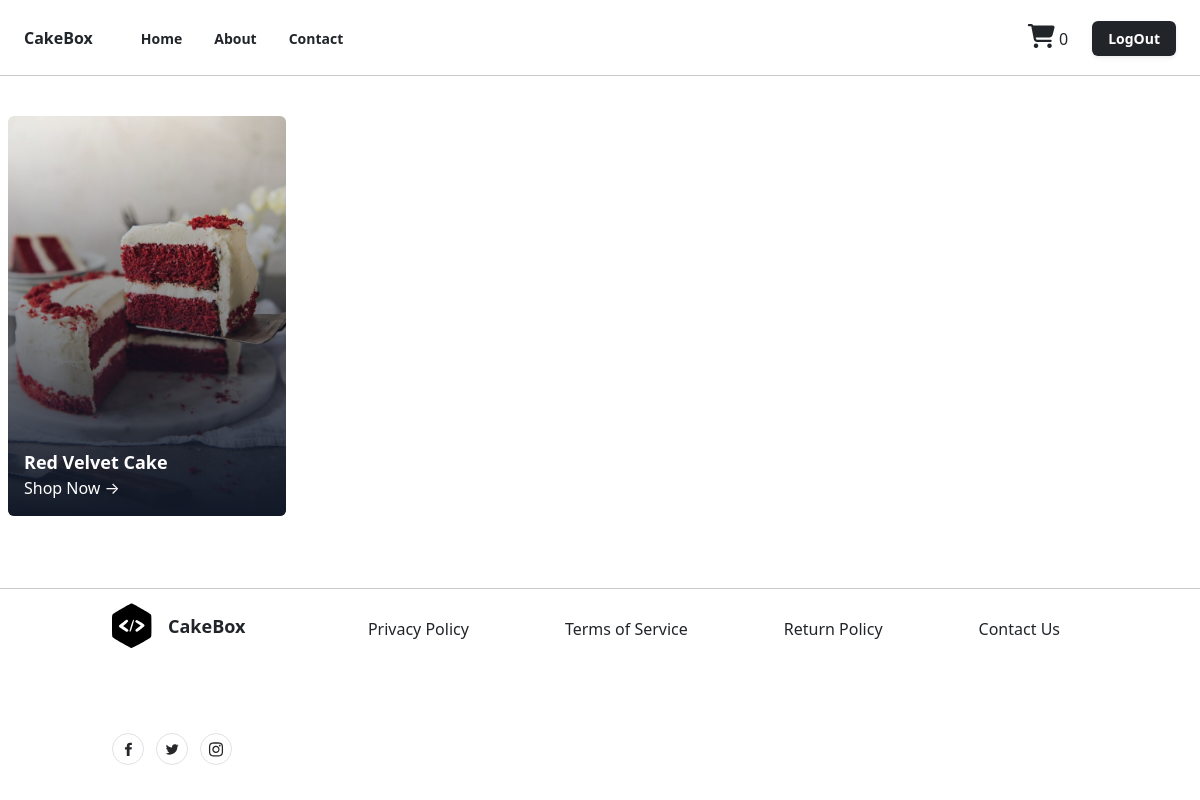
Page /cakes/2/list/ (signed in) on the earlier database version.
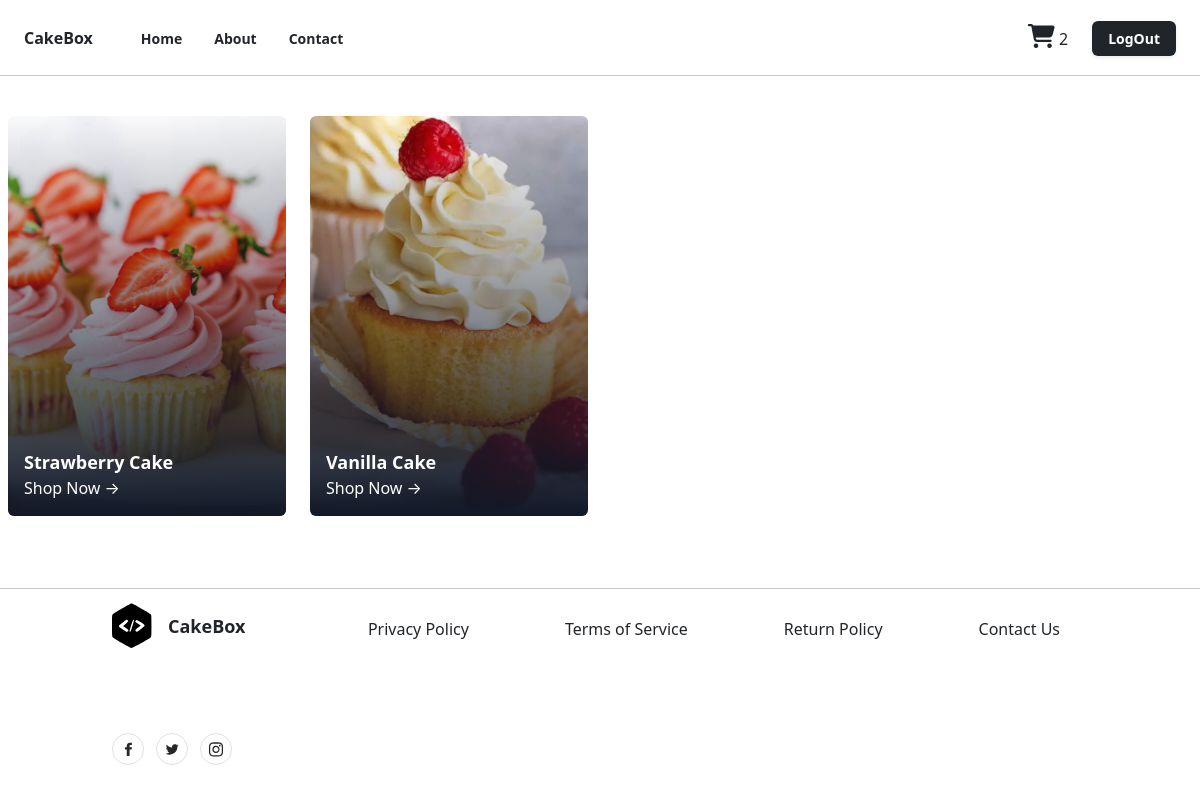
Same page on the later database version.
### shop/models.py (models this page shows, shortened)
class CakeVarient(models.Model):
    cake_object=models.ForeignKey(Cake,on_delete=models.CASCADE,related_name='cakeitem')
    flavour_object=models.ForeignKey(Flavour,on_delete=models.CASCADE,)
    category_object=models.ForeignKey(Category,on_delete=models.CASCADE,name="cakecategory")
    image=models.ImageField(upload_to="cake_images",default="default.jpg",null=True,blank=True)
    shape_options=(
        ("Round","Round"),
        ("Square","Square"),
        ("Rectangle","Rectangle"),
        ("Heart","Heart"),
        ("Custom","Custom"),
   )
    shape=models.CharField(max_length=150,choices=shape_options,default="custom")
    weight_options=(
        ("250gm","250gm"),
        ("500gm","500gm"),
        ("1kg","1kg"),
        ("2kg","2kg"),
        ("Custom","Custom"),
    )
    weight=models.CharField(max_length=150,choices=weight_options,default="500")
    price=models.PositiveIntegerField()
    created_date=models.DateTimeField(auto_now_add=True)
    updated_date=models.DateTimeField(auto_now=True)
    is_active=models.BooleanField(default=True)

class Cake(models.Model):
    name=models.CharField(max_length=150,unique=True)
    occasion_object=models.ManyToManyField(Occasion)
    created_date=models.DateTimeField(auto_now_add=True)
    updated_date=models.DateTimeField(auto_now=True)
    is_active=models.BooleanField(default=True)

### shop/views.py (the view)
# urls.py: path("cakes/<int:pk>/list/",views.CakeListView.as_view(),name="cake-list"),
@method_decorator([signin_required,never_cache],name="dispatch")
class CakeListView(View):
    def get(self,request,*args,**kwargs):
        id=kwargs.get("pk")
        qs=CakeVarient.objects.filter(cakecategory=id)
        return render(request,"cake_list.html",{"data":qs})

### shop/context_processors.py (called while the page is built)
def basket_count(request):
    if request.user.is_authenticated:
        count=request.user.cart.cart_item_count
        return {"cart_count":count}
    else:
        return {"cart_count":0}

### shop/models.py (called while the page is built)
    @property
    def cart_items(self):
        return self.cartitem.filter(is_order_placed=False)

    @property
    def cart_item_count(self):
        return self.cart_items.count()

### shop/templates/cake_list.html
{%extends 'base.html'%}
{%block main_block%}
<div
  class="mx-auto grid w-full max-w-7xl items-center space-y-4 px-2 py-10 md:grid-cols-2 md:gap-6 md:space-y-0 lg:grid-cols-4">
  {%for c in data%}
  <div class="relative aspect-[16/9]  w-auto rounded-md md:aspect-auto md:h-[400px]">
    <img src="{{c.image.url}}" alt="No image" class="z-0 h-full w-full rounded-md object-cover" />
    <div class="absolute inset-0 rounded-md bg-gradient-to-t from-gray-900 to-transparent"></div>
    <div class="absolute bottom-4 left-4 text-left">
      <h1 class="text-lg font-semibold text-white">{{c.cake_object.name}}</h1>
      <p>
        <a href="{%url 'cake-detail' c.id %}"class="text-white">Shop Now →</a>
      </p>
    </div>
  </div>
  {%endfor%}
</div>
{%endblock%}

Differences in the rows shown:
no longer on this page (row edited): CakeVarient: image (picture), cake_object.name "Red Velvet Cake"
now on this page (row edited): CakeVarient: image (picture), cake_object.name "Strawberry Cake"
now on this page (row edited): CakeVarient: image (picture), cake_object.name "Vanilla Cake"
Other differences:
{{ cart_count }}: "0" → "2"
